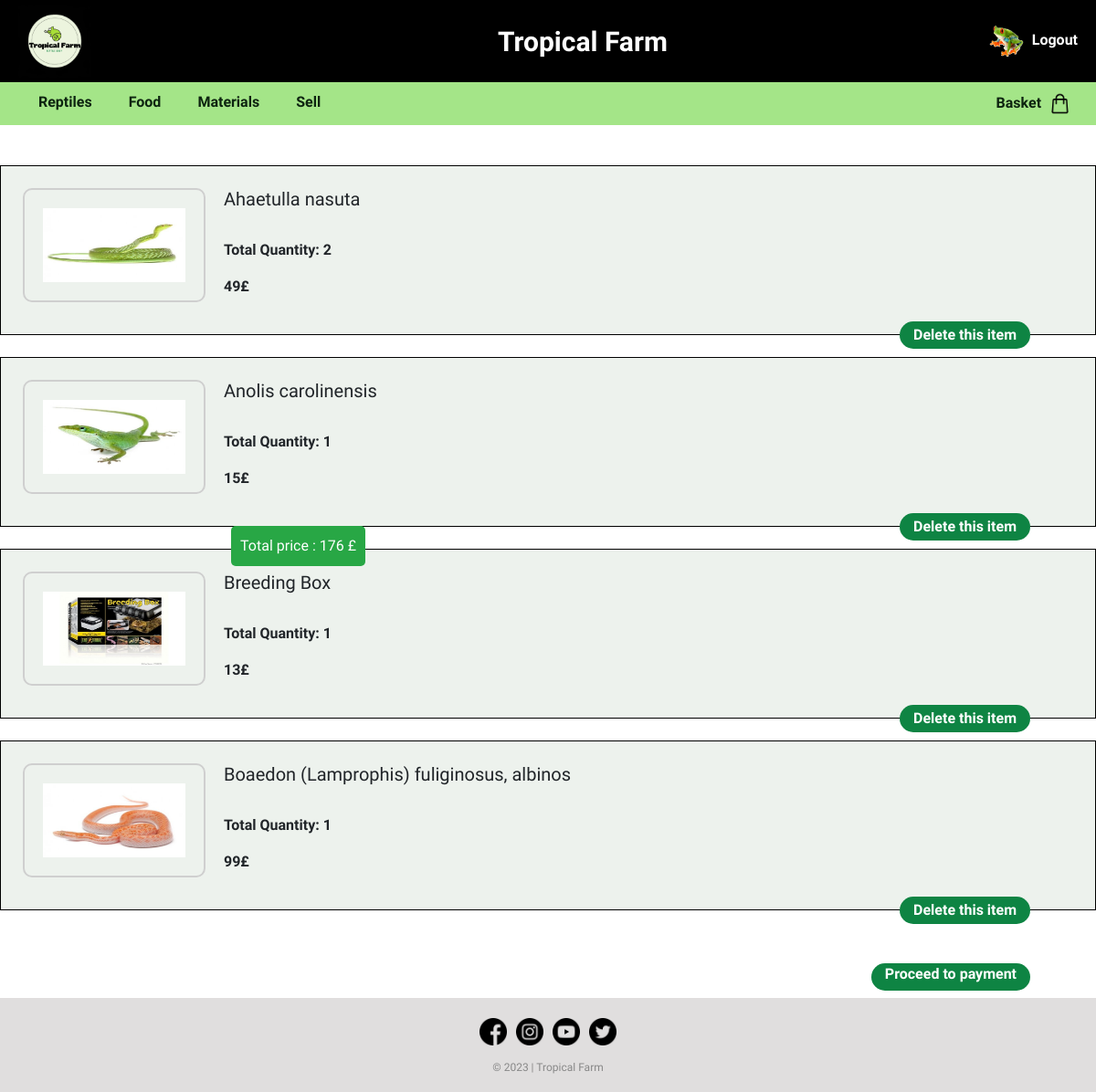
The page /basket.php (signed in) on the database its author committed.
### tables this page shows
CREATE TABLE IF NOT EXISTS `basket` (
  `idbasket` int NOT NULL AUTO_INCREMENT,
  `id_seller` int DEFAULT NULL,
  `id_buyer` int DEFAULT NULL,
  `id_admin` int DEFAULT NULL,
  `id_item` int NOT NULL,
  `id_session` int DEFAULT NULL,
  `quantity` int NOT NULL,
  PRIMARY KEY (`idbasket`),
  KEY `fk_nouvelle_table_seller` (`id_seller`),
  KEY `fk_nouvelle_table_buyer` (`id_buyer`),
  KEY `fk_nouvelle_table_admin` (`id_admin`),
  KEY `fk_nouvelle_table_item` (`id_item`)
);

CREATE TABLE IF NOT EXISTS `item` (
  `iditem` int NOT NULL AUTO_INCREMENT,
  `name` varchar(50) NOT NULL,
  `category` varchar(50) NOT NULL,
  `second_category` varchar(50) NOT NULL,
  `description` varchar(1000) NOT NULL,
  `photo` varchar(50) NOT NULL,
  `price` int NOT NULL,
  `stock` varchar(50) NOT NULL,
  `sell` varchar(50) DEFAULT NULL,
  `auction` varchar(50) DEFAULT NULL,
  `trade` varchar(50) DEFAULT NULL,
  PRIMARY KEY (`iditem`)
);

### basket.php (the view, shortened to what this page needs)
<!DOCTYPE html>
<html>
<head>
<link href="https://cdn.jsdelivr.net/npm/bootstrap@5.3.0/dist/css/bootstrap.min.css" rel="stylesheet">
<link href="style.css" rel="stylesheet" type="text/css"/>
</head>
<body>
<div class="headnav">
<?php
if(!isset($_SESSION["photo"])){
  $imageURL = "image/user.png";
}
else{
$imageURL = "image/" . $_SESSION["photo"];
}
?>
      <?php if(isset($_SESSION["role"])){ echo '<header style="background-color: ' . $_SESSION["background"] . ';">'; }
            else{echo '<header>';}?>
            <div class="logo">
              <img src="image\logo.png" alt="Logo">
            </div>
            <div class="titre"><a href="http://localhost:80/Tropical-Farm/index.php" class="titre">Tropical Farm</a></div>
            <div class="dropdown">
              <a href="http://localhost:80/Tropical-Farm/login.php" class="dropdown-btn"><img src="<?php echo $imageURL; ?>" width="50px" height="50px"></a>
              <?php if(isset($_SESSION["role"])){ echo '<a href="http://localhost:80/Tropical-Farm/logout.php" style="color: white; text-decoration: none; margin-right: 15px;"><b>Logout</b></a>'; } ?>
            </div>
          </header>
<nav>
  <ul class="categories">
    <li>
      <a href="#">Reptiles</a>
    </li>
    <li>
      <a href="#">Food</a>
    </li>
    <li>
      <a href="#">Materials</a>
    </li>
    <?php if(isset($_SESSION["role"]) && ($_SESSION["role"]=='seller' || $_SESSION["role"]=='admin')){ echo '
        <li>
          <a href="http://localhost:80/Tropical-Farm/seller.php">Sell</a>
        </li>'; } ?>
  </ul>
  <div class="panier">
    <a href="http://localhost:80/Tropical-Farm/basket.php"><b>Basket &nbsp</b><img src="image/shopping-bag.png"></a>
  </div>
</nav>
</div>
<br><br><br><br><br>
<?php
$serveur = "localhost";
$utilisateur = "root";
$motDePasse = "";
$baseDeDonnees = "tropicalfarm";
$connexion = mysqli_connect($serveur, $utilisateur, $motDePasse, $baseDeDonnees);
$role = $_SESSION['role'];
if ($role == 'admin' && isset($_SESSION['idadmin'])) {
  $idsession = $_SESSION['idadmin'];
} elseif ($role == 'seller' && isset($_SESSION['idseller'])) {
  $idsession = $_SESSION['idseller'];
} elseif ($role == 'buyer' && isset($_SESSION['idbuyer'])) {
  $idsession = $_SESSION['idbuyer'];
} else {
  echo "You do not have the necessary authorisations to display the contents of the basket.";
  exit;
}
$query = "SELECT * FROM basket WHERE ";
if ($role == 'admin') {
  $query .= "id_admin = $idsession";
} elseif ($role == 'seller') {
  $query .= "id_seller = $idsession";
} elseif ($role == 'buyer') {
  $query .= "id_buyer = $idsession";
}
$resultat = mysqli_query($connexion, $query);
$typesAffiches = array();
$queryTotals = "SELECT id_item, SUM(quantity) AS totalQuantity FROM basket GROUP BY id_item";
$resultTotals = mysqli_query($connexion, $queryTotals);
$quantityTotals = array();
while ($rowTotal = mysqli_fetch_assoc($resultTotals)) {
  $iditemTotal = $rowTotal['id_item'];
  $totalQuantity = $rowTotal['totalQuantity'];
  $quantityTotals[$iditemTotal] = $totalQuantity;
}
if (mysqli_num_rows($resultat) > 0) {
  $totalPrice = 0;
  while ($row = mysqli_fetch_assoc($resultat)) {
    $iditem = $row['id_item'];
    $quantity = $row['quantity'];
    $queryItem = "SELECT * FROM item WHERE iditem = $iditem";
    $resultatItem = mysqli_query($connexion, $queryItem);
    if (mysqli_num_rows($resultatItem) > 0) {
      $rowItem = mysqli_fetch_assoc($resultatItem);
      $price = $rowItem['price'];
      $type = $rowItem['iditem'];
      if (!in_array($type, $typesAffiches)) {
        echo '<div class="basket">';
        echo '<div>';
        echo "<img src='image/" . $rowItem['photo'] . "'>";
        echo '</div>';
        echo '<div class="item-details">';
        echo '<h5>' . $rowItem['name'] . '</h5><br>';
        if (isset($quantityTotals[$type])) {
          echo '<p><b>Total Quantity: ' . $quantityTotals[$type] . '</b></p>';
        } else {
          echo '<p><b>Total Quantity: 0</b></p>';
        }
        echo '<p><b>' . $rowItem['price'] . "£</b></p>";
        echo '<div>';
        echo '<form method="post" action="basket.php">';
        echo '<button type="submit" class="basketa" name="delete_item">Delete this item</button>';
        echo '</form>';
        echo '</div>';
        echo '</div>';
        echo '</div>';
        $typesAffiches[] = $type;
        $totalItemPrice = $price * $quantity;
        $totalPrice += $totalItemPrice;
      }
    } else {
      echo "The details of the element with ID $iditem were not found.";
    }
  }
echo "<p class='total-price'>Total price : $totalPrice £</p>";
}
?>
<br>
<a href="http://localhost:80/Tropical-Farm/Buy.php" class="basketa"><center>Proceed to payment</center><a><br><br>
<footer>
  <div class="footer-section">
    <a href="https://www.facebook.com/pages/category/supermarket/Tesco-Superstore-440818089460778/" target="_blank"><img src="image/facebook (1).png"></a>
    <a href="https://www.instagram.com/tescofood/?hl=fr" target="_blank"><img src="image/instagram (2).png"></a>
    <a href="https://www.youtube.com/tesco" target="_blank"><img src="image/youtube.png"></a>
    <a href="https://twitter (1).com/Tesco" target="_blank"><img src="image/twitter (1).png"></a>
</div>
  <div class="footer-bottom">
    <p>&copy; 2023 | Tropical Farm</p>
  </div>
</footer>
</body>
</html>

### style.css (style rules this page uses)
body { font-family: 'Didact Gothic', sans-serif; }
.headnav { position: fixed; top: 0; width: 100%; z-index: 9999; }
header { display: flex; align-items: center; justify-content: space-between; background-color: #245033; padding: 5px; }
.logo img { width: 80px; height: 80px; margin-left: 15px; margin-right: 100px; }
.titre { color: #ffffff; font-size: 30px; font-weight: bold; text-decoration: none; }
nav { background-color: #9de37eeb; padding: 5px; display: flex; align-items: center; }
nav .categories { list-style-type: none; display: flex; gap: 40px; margin-top: 5px; margin-bottom: 8px; margin-left: 5Px; }
nav .categories li a { color: #0d2410; text-decoration: none; font-size: 16px; font-weight: bold; }
nav .categories li { position: relative; }
nav .panier { position: absolute; right: 2%; }
nav .panier img { width: 25px; height: 25px; }
nav .panier a { color: #0d2410; text-decoration: none; font-weight: bold; margin-right: 3px; }
footer { background-color: #e0dede; padding: 2px; }
.footer-section { margin-top: 15px; margin-bottom: 10px; display: flex; justify-content: center; align-items: center; }
.footer-bottom { text-align: center; color: #888888; font-size: 12px; }
.footer-section img { width: 30px; height: 30px; margin: 5px; }
.basket { display: flex; border: 1px solid black; padding: 2%; background-color: rgb(237, 242, 237); margin-top: 2%; margin-bottom: 2%; }
.basket img { border: 2px solid; border-radius: 10px; border-color: rgb(207, 207, 207); display: block; max-width: 100%; padding: 20px; width: 200px; height: 125px; }
.item-details { display: flex; flex-direction: column; justify-content: center; margin-left: 20px; }
.basketa { border: none; border-radius: 55px; background-color: rgb(14, 132, 67); margin: 10px; padding-left: 15px; padding-right: 15px; color: rgb(255, 255, 255); font-weight: bold; height: 30px; width: auto; text-decoration: none; right: 0; left: auto; position: absolute; margin-right: 6%; }
.total-price { background-color: #28a745; color: white; padding: 10px; border-radius: 5px; display: inline-block; position: fixed; top: 50%; right: 20px; transform: translateY(-50%); }

### basket.php (style rules this page uses)
.total-price { background-color: #28a745; color: white; padding: 10px; border-radius: 5px; display: inline-block; top: 50%; right: 800px; transform: translateY(-50%); }

### rows shown on the page
basket: id_item.photo (picture), id_item.name "Ahaetulla nasuta", id_item.iditem "2", id_item.price "49"
basket: id_item.photo (picture), id_item.name "Anolis carolinensis", id_item.iditem "1", id_item.price "15"
basket: id_item.photo (picture), id_item.name "Breeding Box", id_item.iditem "1", id_item.price "13"
basket: id_item.photo (picture), id_item.name "Boaedon (Lamprophis) fuliginosus, albinos", id_item.iditem "1", id_item.price "99"

### other values the page prints
$totalPrice "176"
